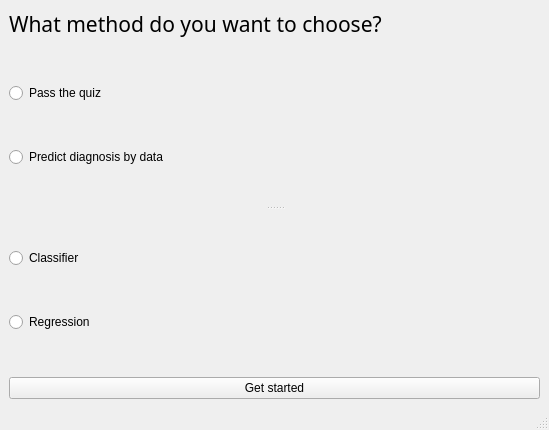
<?xml version="1.0" encoding="UTF-8"?>
<ui version="4.0">
 <class>MainWindow</class>
 <widget class="QMainWindow" name="MainWindow">
  <property name="geometry">
   <rect>
    <x>0</x>
    <y>0</y>
    <width>549</width>
    <height>430</height>
   </rect>
  </property>
  <property name="windowTitle">
   <string>MainWindow</string>
  </property>
  <widget class="QWidget" name="centralwidget">
   <layout class="QVBoxLayout" name="verticalLayout_4">
    <item>
     <layout class="QVBoxLayout" name="verticalLayout_3">
      <item>
       <widget class="QLabel" name="label">
        <property name="font">
         <font>
          <family>Noto Sans Bamum</family>
          <pointsize>16</pointsize>
          <weight>50</weight>
          <bold>false</bold>
         </font>
        </property>
        <property name="text">
         <string>What method do you want to choose?</string>
        </property>
       </widget>
      </item>
      <item>
       <widget class="QSplitter" name="splitter">
        <property name="orientation">
         <enum>Qt::Vertical</enum>
        </property>
        <widget class="QWidget" name="">
         <layout class="QVBoxLayout" name="verticalLayout_2">
          <item>
           <widget class="QRadioButton" name="radioButton_3">
            <property name="text">
             <string>Pass the quiz</string>
            </property>
           </widget>
          </item>
          <item>
           <widget class="QRadioButton" name="radioButton_4">
            <property name="text">
             <string>Predict diagnosis by data</string>
            </property>
           </widget>
          </item>
         </layout>
        </widget>
        <widget class="QWidget" name="">
         <layout class="QVBoxLayout" name="verticalLayout">
          <item>
           <widget class="QRadioButton" name="radioButton">
            <property name="text">
             <string>Classifier</string>
            </property>
           </widget>
          </item>
          <item>
           <widget class="QRadioButton" name="radioButton_2">
            <property name="text">
             <string>Regression</string>
            </property>
           </widget>
          </item>
         </layout>
        </widget>
       </widget>
      </item>
     </layout>
    </item>
    <item>
     <widget class="QPushButton" name="pushButton">
      <property name="text">
       <string>Get started</string>
      </property>
     </widget>
    </item>
   </layout>
  </widget>
  <widget class="QStatusBar" name="statusbar"/>
 </widget>
 <resources/>
 <connections/>
</ui>
